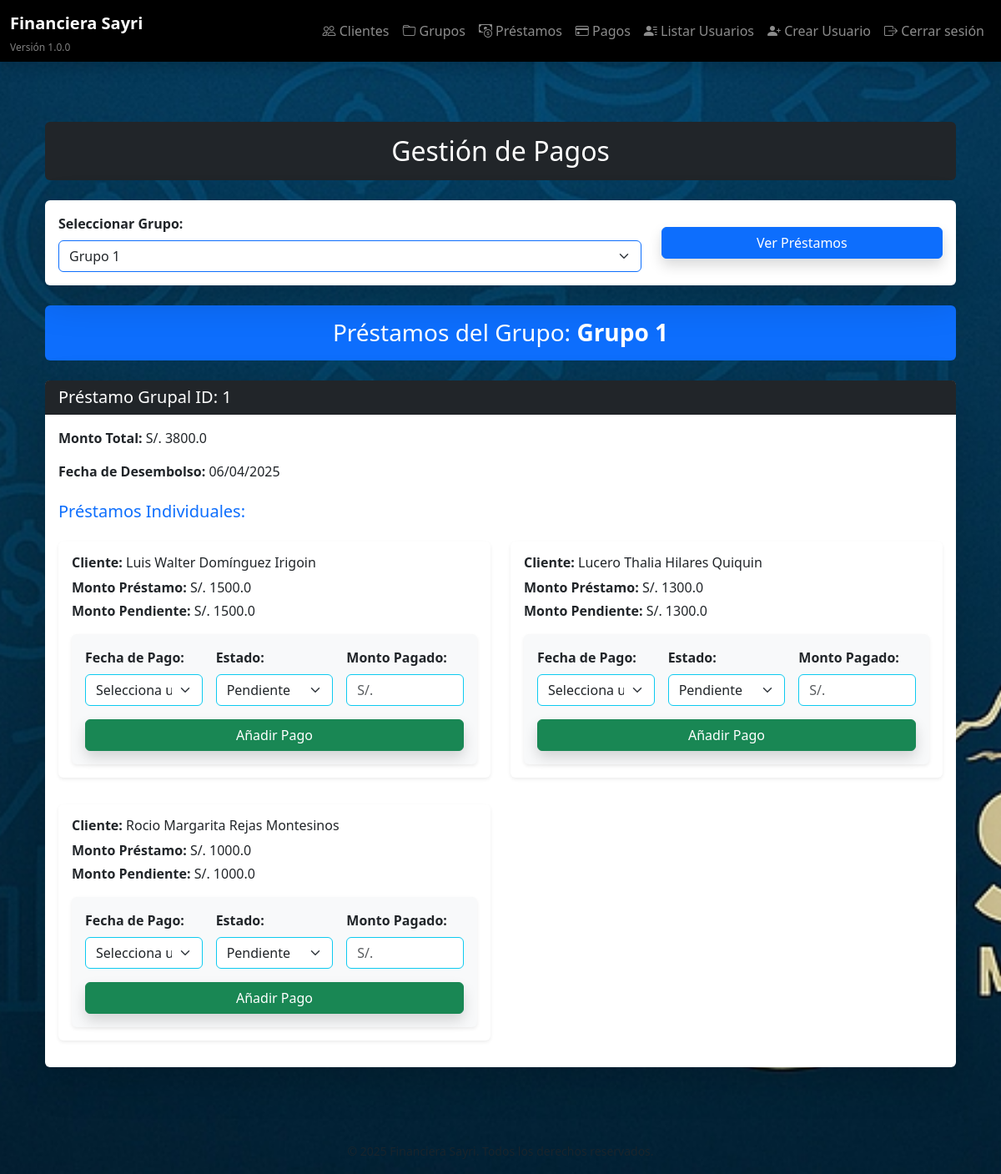
Before: /pagos/pagos?grupo_id=1 (signed in) with the older database file.
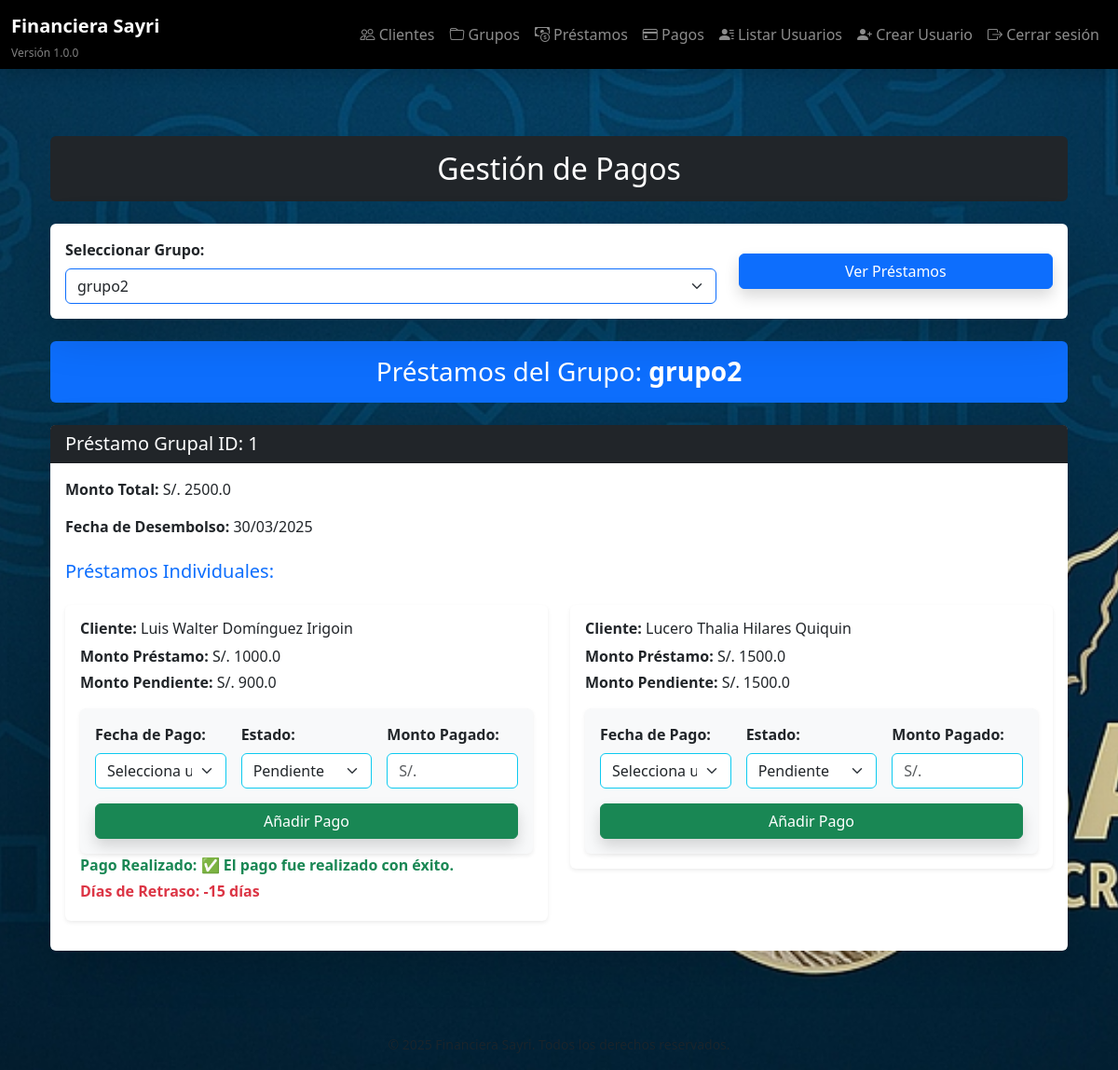
After: the same page with the newer database file.
### models/grupo.py (models this page shows)
class Grupo(db.Model):
    __tablename__ = 'grupo'
    id = db.Column(db.Integer, primary_key=True)
    nombre = db.Column(db.String(100), nullable=False)
    fecha_creacion = db.Column(db.DateTime, default=datetime.utcnow)
    prestamos_grupales = db.relationship('PrestamoGrupal', backref='grupo', lazy=True)
    clientes = db.relationship('Cliente', backref='grupo', lazy=True)

### models/prestamo_grupal.py (models this page shows)
class PrestamoGrupal(db.Model):
    __tablename__ = 'prestamogrupal'
    id = db.Column(db.Integer, primary_key=True)
    grupo_id = db.Column(db.Integer, db.ForeignKey('grupo.id'), nullable=False)
    fecha_desembolso = db.Column(db.Date, nullable=False, default=date.today)  # Valor por defecto: hoy
    prestamos_individuales = db.relationship('PrestamoIndividual', back_populates='prestamo_grupal', cascade='all, delete-orphan', lazy='subquery')
    @property
    def monto_total(self):
        return sum(prestamo.monto for prestamo in self.prestamos_individuales) if self.prestamos_individuales else 0.0

### models/prestamo_individual.py (models this page shows)
class PrestamoIndividual(db.Model):
    __tablename__ = 'prestamoindividual'
    id = db.Column(db.Integer, primary_key=True)
    prestamo_grupal_id = db.Column(db.Integer, db.ForeignKey('prestamogrupal.id'), nullable=False)
    cliente_id = db.Column(db.Integer, db.ForeignKey('cliente.id'), nullable=False)
    monto_pagado = db.Column(db.Float, default=0.0)
    monto = db.Column(db.Float, nullable=False)
    pagos = db.relationship('Pago', back_populates='prestamo_individual', cascade='all, delete-orphan', lazy='subquery')  # Considerar 'subquery' si hay muchos pagos
    prestamo_grupal = db.relationship('PrestamoGrupal', back_populates='prestamos_individuales')
    @property
    def monto_pendiente(self):
        if self.monto_pagado is None:
            return self.monto
        return self.monto - self.monto_pagado

### models/cliente.py (models this page shows)
class Cliente(db.Model):
    __tablename__ = 'cliente'
    id = db.Column(db.Integer, primary_key=True)
    nombre = db.Column(db.String(100), nullable=False)
    apellido = db.Column(db.String(100), nullable=False)
    dni = db.Column(db.String(15), unique=True, nullable=False)
    celular = db.Column(db.String(20), nullable=False)
    operadora = db.Column(db.String(50))
    banco = db.Column(db.String(50))
    numero_cuenta = db.Column(db.String(50))
    fecha_registro = db.Column(db.DateTime, default=datetime.utcnow)
    grupo_id = db.Column(db.Integer, db.ForeignKey('grupo.id'), nullable=True)
    prestamos_individuales = db.relationship('PrestamoIndividual', backref='cliente', lazy=True)

### models/pago.py (models this page shows)
class Pago(db.Model):
    __tablename__ = 'pago'
    id = db.Column(db.Integer, primary_key=True)
    cliente_id = db.Column(db.Integer, db.ForeignKey('cliente.id'), nullable=False)
    prestamo_individual_id = db.Column(db.Integer, db.ForeignKey('prestamoindividual.id'), nullable=False)
    monto_pendiente = db.Column(db.Numeric(10, 2), nullable=True)
    monto_pagado = db.Column(db.Numeric(10, 2), nullable=True)
    estado = db.Column(db.String(20), default="Pendiente")
    fecha_pago = db.Column(db.Date, nullable=False)
    cliente = db.relationship('Cliente', backref='pagos')
    prestamo_individual = db.relationship('PrestamoIndividual', back_populates='pagos')

### routes/pagos.py (the view)
@pagos_bp.route('/pagos', methods=['GET'])
@login_required
def lista_pagos():
    grupos = Grupo.query.all()
    grupo_id = request.args.get('grupo_id')
    selected_grupo = None
    prestamos_grupales = []
    if grupo_id:
        selected_grupo = Grupo.query.get(grupo_id)
        if selected_grupo:
            prestamos_grupales = PrestamoGrupal.query.filter_by(grupo_id=selected_grupo.id).all()
    current_date = datetime.today().date()
    return render_template(
        'pagos/pagos.html',
        grupos=grupos,
        selected_grupo=selected_grupo,
        prestamos_grupales=prestamos_grupales,
        current_date=current_date  # Fecha actual
    )

### templates/pagos/pagos.html (shortened to what the changed rows need)
{% extends "base.html" %}
{% block content %}
<div class="container py-5">
    <h2 class="text-center mb-4 text-white bg-dark p-3 rounded">Gestión de Pagos</h2>
    <div class="card shadow-lg border-0 mb-4">
        <div class="card-body">
            <form method="GET" action="{{ url_for('pagos.lista_pagos') }}">
                <div class="row align-items-center">
                    <div class="col-md-8">
                        <label for="grupo_id" class="form-label fw-semibold">Seleccionar Grupo:</label>
                        <select name="grupo_id" id="grupo_id" class="form-select border-primary" required>
                            {% for grupo in grupos %}
                                <option value="{{ grupo.id }}" {% if grupo.id == selected_grupo.id %}selected{% endif %}>{{ grupo.nombre }}</option>
                            {% endfor %}
                        </select>
                    </div>
                </div>
            </form>
        </div>
    </div>
    {% if selected_grupo %}
        <h3 class="text-center mb-4 text-white bg-primary p-3 rounded">Préstamos del Grupo: <span class="fw-bold">{{ selected_grupo.nombre }}</span></h3>
        {% for prestamo_grupal in prestamos_grupales %}
            <div class="card mb-4 shadow-lg border-0">
                <div class="card-header bg-dark text-white">
                    <h5 class="mb-0">Préstamo Grupal ID: {{ prestamo_grupal.id }}</h5>
                </div>
                <div class="card-body">
                    <p><strong>Monto Total:</strong> S/. {{ prestamo_grupal.monto_total }}</p>
                    <p><strong>Fecha de Desembolso:</strong> {{ prestamo_grupal.fecha_desembolso.strftime('%d/%m/%Y') }}</p>
                    <h5 class="mt-4 text-primary">Préstamos Individuales:</h5>
                    <div class="row">
                        {% for prestamo in prestamo_grupal.prestamos_individuales %}
                            <div class="col-md-6">
                                <div class="card my-3 border-0 shadow-sm">
                                    <div class="card-body">
                                        <h6 class="mb-2 text-dark"><strong>Cliente:</strong> {{ prestamo.cliente.nombre }} {{ prestamo.cliente.apellido }}</h6>
                                        <p class="mb-1"><strong>Monto Préstamo:</strong> S/. {{ prestamo.monto }}</p>
                                        <p class="mb-1"><strong>Monto Pendiente:</strong> S/. {{ prestamo.monto_pendiente }}</p>
                                        <form action="{{ url_for('pagos.agregar_pago', prestamo_id=prestamo.id) }}" method="POST" class="mt-3 p-3 bg-light shadow-sm rounded">
                                            <div class="row g-3">
                                                <div class="col-md-4">
                                                    <label class="form-label fw-semibold">Fecha de Pago:</label>
                                                    <select name="fecha_pago" class="form-select border-info" required>
                                                        <option value="">Selecciona una fecha</option>
                                                    </select>
                                                </div>
                                                <div class="col-md-4">
                                                    <label class="form-label fw-semibold">Estado:</label>
                                                    <select name="estado_pago" class="form-select border-info" required>
                                                        <option value="Pendiente">Pendiente</option>
                                                    </select>
                                                </div>
                                                <div class="col-md-4">
                                                    <label class="form-label fw-semibold">Monto Pagado:</label>
                                                    <input type="number" name="monto_pago" class="form-control border-info" step="0.01" required placeholder="S/.">
                                                </div>
                                                <div class="col-12">
                                                    <button type="submit" class="btn btn-success w-100 shadow">Añadir Pago</button>
                                                </div>
                                            </div>
                                        </form>
                                        {% for pago in prestamo.pagos %}
                                            {% if pago.estado == 'Atrasado' %}
                                                <p class="mb-1 text-danger fw-bold"><strong>Días de Retraso:</strong>
                                                    {% if current_date and pago.fecha_pago %}
                                                        {{ (current_date - pago.fecha_pago).days }} días
                                                    {% else %}
                                                        No disponible
                                                    {% endif %}
                                                </p>
                                            {% endif %}
                                            {% if pago.estado == 'Pagado' %}
                                                <p class="mb-1 text-success fw-bold"><strong>Pago Realizado:</strong> ✅ El pago fue realizado con éxito.</p>
                                            {% endif %}
                                        {% endfor %}
                                    </div>
                                </div>
                            </div>
                        {% endfor %}
                    </div>
                </div>
            </div>
        {% endfor %}
    {% endif %}
</div>
{% endblock %}

Changed rows visible on the page:
removed PrestamoIndividual: cliente.nombre "Rocio Margarita", cliente.apellido "Rejas Montesinos", monto "1000.0", monto_pendiente "1000.0"
changed Grupo: nombre "Grupo 1" → "grupo2"
changed PrestamoGrupal id 1: monto_total "3800.0" → "2500.0"; fecha_desembolso "06/04/2025" → "30/03/2025"
changed PrestamoIndividual "Luis Walter": gains Pago (shows "Pago Realizado:", estado "✅ El pago fue realizado con éxito."); gains Pago ((current_date-pago.fecha_pago).days "-15"); monto "1500.0" → "1000.0"; monto_pendiente "1500.0" → "900.0"
changed PrestamoIndividual "Lucero Thalia": monto "1300.0" → "1500.0"; monto_pendiente "1300.0" → "1500.0"
Other visible differences:
form field grupo_id: "Grupo 1" → "grupo2"
